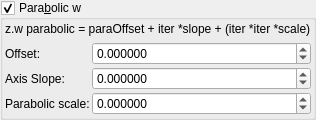
    <widget class="MyGroupBox" name="groupCheck_Cpara_enabledParab_false">
     <property name="title">
      <string>Para&amp;bolic w</string>
     </property>
     <property name="checkable">
      <bool>true</bool>
     </property>
     <layout class="QVBoxLayout" name="verticalLayout_6">
      <property name="leftMargin">
       <number>2</number>
      </property>
      <property name="topMargin">
       <number>2</number>
      </property>
      <property name="rightMargin">
       <number>2</number>
      </property>
      <property name="bottomMargin">
       <number>2</number>
      </property>
      <item>
       <widget class="QLabel" name="label_98">
        <property name="text">
         <string notr="true">z.w parabolic = paraOffset + iter *slope + (iter *iter *scale)</string>
        </property>
       </widget>
      </item>
      <item>
       <layout class="QGridLayout" name="gridLayout_38" columnstretch="0,2">
        <property name="spacing">
         <number>2</number>
        </property>
        <item row="1" column="0">
         <widget class="QLabel" name="label_103">
          <property name="text">
           <string>Axis Slope:</string>
          </property>
         </widget>
        </item>
        <item row="0" column="0">
         <widget class="QLabel" name="label_104">
          <property name="text">
           <string>Offset:</string>
          </property>
         </widget>
        </item>
        <item row="2" column="0">
         <widget class="QLabel" name="label_105">
          <property name="text">
           <string>Parabolic scale:</string>
          </property>
         </widget>
        </item>
        <item row="0" column="1">
         <widget class="MyDoubleSpinBox" name="spinbox_Cpara_parab_offset0">
          <property name="sizePolicy">
           <sizepolicy hsizetype="Minimum" vsizetype="Maximum">
            <horstretch>0</horstretch>
            <verstretch>0</verstretch>
           </sizepolicy>
          </property>
          <property name="prefix">
           <string/>
          </property>
          <property name="suffix">
           <string/>
          </property>
          <property name="decimals">
           <number>6</number>
          </property>
          <property name="minimum">
           <double>-99.000000000000000</double>
          </property>
          <property name="maximum">
           <double>99.000000000000000</double>
          </property>
          <property name="singleStep">
           <double>0.100000000000000</double>
          </property>
         </widget>
        </item>
        <item row="1" column="1">
         <widget class="MyDoubleSpinBox" name="spinbox_Cpara_parab_slope">
          <property name="sizePolicy">
           <sizepolicy hsizetype="Minimum" vsizetype="Maximum">
            <horstretch>0</horstretch>
            <verstretch>0</verstretch>
           </sizepolicy>
          </property>
          <property name="prefix">
           <string/>
          </property>
          <property name="suffix">
           <string/>
          </property>
          <property name="decimals">
           <number>6</number>
          </property>
          <property name="minimum">
           <double>-99.000000000000000</double>
          </property>
          <property name="maximum">
           <double>99.000000000000000</double>
          </property>
          <property name="singleStep">
           <double>0.100000000000000</double>
          </property>
         </widget>
        </item>
        <item row="2" column="1">
         <widget class="MyDoubleSpinBox" name="spinbox_Cpara_parab_scale">
          <property name="sizePolicy">
           <sizepolicy hsizetype="Minimum" vsizetype="Maximum">
            <horstretch>0</horstretch>
            <verstretch>0</verstretch>
           </sizepolicy>
          </property>
          <property name="prefix">
           <string/>
          </property>
          <property name="suffix">
           <string/>
          </property>
          <property name="decimals">
           <number>6</number>
          </property>
          <property name="minimum">
           <double>-9999.000000000000000</double>
          </property>
          <property name="maximum">
           <double>9999.000000000000000</double>
          </property>
          <property name="singleStep">
           <double>0.100000000000000</double>
          </property>
         </widget>
        </item>
       </layout>
      </item>
     </layout>
    </widget>
